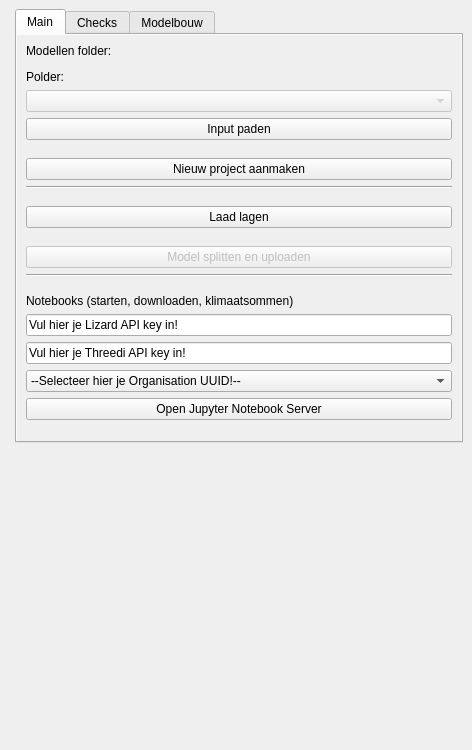
<?xml version="1.0" encoding="UTF-8"?>
<ui version="4.0">
 <class>HHNK_toolboxDockWidget</class>
 <widget class="QDockWidget" name="HHNK_toolboxDockWidget">
  <property name="geometry">
   <rect>
    <x>0</x>
    <y>0</y>
    <width>472</width>
    <height>750</height>
   </rect>
  </property>
  <property name="sizePolicy">
   <sizepolicy hsizetype="MinimumExpanding" vsizetype="MinimumExpanding">
    <horstretch>0</horstretch>
    <verstretch>0</verstretch>
   </sizepolicy>
  </property>
  <property name="minimumSize">
   <size>
    <width>348</width>
    <height>750</height>
   </size>
  </property>
  <property name="maximumSize">
   <size>
    <width>524287</width>
    <height>524287</height>
   </size>
  </property>
  <property name="baseSize">
   <size>
    <width>0</width>
    <height>0</height>
   </size>
  </property>
  <property name="windowTitle">
   <string>HHNK Toolbox</string>
  </property>
  <widget class="QWidget" name="dockWidgetContents">
   <property name="sizePolicy">
    <sizepolicy hsizetype="Preferred" vsizetype="Expanding">
     <horstretch>0</horstretch>
     <verstretch>0</verstretch>
    </sizepolicy>
   </property>
   <property name="minimumSize">
    <size>
     <width>0</width>
     <height>0</height>
    </size>
   </property>
   <property name="maximumSize">
    <size>
     <width>16777215</width>
     <height>16777215</height>
    </size>
   </property>
   <layout class="QFormLayout" name="formLayout">
    <item row="0" column="1">
     <widget class="QTabWidget" name="tabWidget">
      <property name="sizePolicy">
       <sizepolicy hsizetype="MinimumExpanding" vsizetype="Fixed">
        <horstretch>0</horstretch>
        <verstretch>0</verstretch>
       </sizepolicy>
      </property>
      <property name="autoFillBackground">
       <bool>false</bool>
      </property>
      <property name="currentIndex">
       <number>0</number>
      </property>
      <property name="usesScrollButtons">
       <bool>false</bool>
      </property>
      <property name="movable">
       <bool>false</bool>
      </property>
      <widget class="QWidget" name="tab_1">
       <property name="sizePolicy">
        <sizepolicy hsizetype="Preferred" vsizetype="Preferred">
         <horstretch>0</horstretch>
         <verstretch>0</verstretch>
        </sizepolicy>
       </property>
       <property name="autoFillBackground">
        <bool>true</bool>
       </property>
       <attribute name="title">
        <string>Main</string>
       </attribute>
       <layout class="QVBoxLayout" name="verticalLayout">
        <item>
         <widget class="QLabel" name="select_polders_map_label">
          <property name="sizePolicy">
           <sizepolicy hsizetype="MinimumExpanding" vsizetype="Fixed">
            <horstretch>0</horstretch>
            <verstretch>0</verstretch>
           </sizepolicy>
          </property>
          <property name="text">
           <string>Modellen folder:</string>
          </property>
         </widget>
        </item>
        <item>
         <widget class="QgsFileWidget" name="polders_map_selector">
          <property name="sizePolicy">
           <sizepolicy hsizetype="MinimumExpanding" vsizetype="Fixed">
            <horstretch>0</horstretch>
            <verstretch>0</verstretch>
           </sizepolicy>
          </property>
          <property name="dialogTitle">
           <string>Selecteer polder map</string>
          </property>
          <property name="defaultRoot">
           <string/>
          </property>
         </widget>
        </item>
        <item>
         <widget class="QLabel" name="select_polder_label">
          <property name="text">
           <string>Polder:</string>
          </property>
         </widget>
        </item>
        <item>
         <widget class="QComboBox" name="polder_selector">
          <property name="enabled">
           <bool>false</bool>
          </property>
          <property name="currentText">
           <string/>
          </property>
         </widget>
        </item>
        <item>
         <widget class="QPushButton" name="input_btn">
          <property name="toolTip">
           <string>Paden naar de gebruikte input voor verschillende testen</string>
          </property>
          <property name="text">
           <string>Input paden</string>
          </property>
         </widget>
        </item>
        <item>
         <spacer name="verticalSpacer_3">
          <property name="orientation">
           <enum>Qt::Vertical</enum>
          </property>
          <property name="sizeHint" stdset="0">
           <size>
            <width>20</width>
            <height>10</height>
           </size>
          </property>
         </spacer>
        </item>
        <item>
         <widget class="QPushButton" name="create_new_project_btn">
          <property name="sizePolicy">
           <sizepolicy hsizetype="MinimumExpanding" vsizetype="Fixed">
            <horstretch>0</horstretch>
            <verstretch>0</verstretch>
           </sizepolicy>
          </property>
          <property name="text">
           <string>Nieuw project aanmaken</string>
          </property>
         </widget>
        </item>
        <item>
         <widget class="Line" name="line_3">
          <property name="midLineWidth">
           <number>0</number>
          </property>
          <property name="orientation">
           <enum>Qt::Horizontal</enum>
          </property>
         </widget>
        </item>
        <item>
         <spacer name="verticalSpacer">
          <property name="orientation">
           <enum>Qt::Vertical</enum>
          </property>
          <property name="sizeHint" stdset="0">
           <size>
            <width>20</width>
            <height>10</height>
           </size>
          </property>
         </spacer>
        </item>
        <item>
         <widget class="QPushButton" name="load_layers_btn">
          <property name="enabled">
           <bool>true</bool>
          </property>
          <property name="sizePolicy">
           <sizepolicy hsizetype="MinimumExpanding" vsizetype="Fixed">
            <horstretch>0</horstretch>
            <verstretch>0</verstretch>
           </sizepolicy>
          </property>
          <property name="text">
           <string>Laad lagen</string>
          </property>
         </widget>
        </item>
        <item>
         <spacer name="verticalSpacer_2">
          <property name="orientation">
           <enum>Qt::Vertical</enum>
          </property>
          <property name="sizeHint" stdset="0">
           <size>
            <width>20</width>
            <height>10</height>
           </size>
          </property>
         </spacer>
        </item>
        <item>
         <widget class="QPushButton" name="model_splitter_btn">
          <property name="enabled">
           <bool>false</bool>
          </property>
          <property name="sizePolicy">
           <sizepolicy hsizetype="MinimumExpanding" vsizetype="Fixed">
            <horstretch>0</horstretch>
            <verstretch>0</verstretch>
           </sizepolicy>
          </property>
          <property name="text">
           <string>Model splitten en uploaden</string>
          </property>
         </widget>
        </item>
        <item>
         <widget class="Line" name="line_4">
          <property name="orientation">
           <enum>Qt::Horizontal</enum>
          </property>
         </widget>
        </item>
        <item>
         <spacer name="verticalSpacer_4">
          <property name="orientation">
           <enum>Qt::Vertical</enum>
          </property>
          <property name="sizeHint" stdset="0">
           <size>
            <width>20</width>
            <height>10</height>
           </size>
          </property>
         </spacer>
        </item>
        <item>
         <widget class="QLabel" name="jupyter_label">
          <property name="text">
           <string>Notebooks (starten, downloaden, klimaatsommen)</string>
          </property>
         </widget>
        </item>
        <item>
         <widget class="QLineEdit" name="lizard_api_key_textbox">
          <property name="sizePolicy">
           <sizepolicy hsizetype="MinimumExpanding" vsizetype="Fixed">
            <horstretch>0</horstretch>
            <verstretch>0</verstretch>
           </sizepolicy>
          </property>
          <property name="toolTip">
           <string>lizard_api_key</string>
          </property>
          <property name="text">
           <string>Vul hier je Lizard API key in!</string>
          </property>
         </widget>
        </item>
        <item>
         <widget class="QLineEdit" name="threedi_api_key_textbox">
          <property name="sizePolicy">
           <sizepolicy hsizetype="MinimumExpanding" vsizetype="Fixed">
            <horstretch>0</horstretch>
            <verstretch>0</verstretch>
           </sizepolicy>
          </property>
          <property name="toolTip">
           <string>threedi_api_key</string>
          </property>
          <property name="text">
           <string>Vul hier je Threedi API key in!</string>
          </property>
         </widget>
        </item>
        <item>
         <widget class="QComboBox" name="org_name_comboBox">
          <property name="editable">
           <bool>false</bool>
          </property>
          <property name="currentText">
           <string>--Selecteer hier je Organisation UUID!--</string>
          </property>
          <item>
           <property name="text">
            <string>--Selecteer hier je Organisation UUID!--</string>
           </property>
          </item>
         </widget>
        </item>
        <item>
         <widget class="QPushButton" name="server_btn">
          <property name="text">
           <string>Open Jupyter Notebook Server</string>
          </property>
         </widget>
        </item>
        <item>
         <spacer name="verticalSpacer_5">
          <property name="orientation">
           <enum>Qt::Vertical</enum>
          </property>
          <property name="sizeType">
           <enum>QSizePolicy::MinimumExpanding</enum>
          </property>
          <property name="sizeHint" stdset="0">
           <size>
            <width>20</width>
            <height>0</height>
           </size>
          </property>
         </spacer>
        </item>
       </layout>
      </widget>
      <widget class="QWidget" name="tab_2">
       <property name="autoFillBackground">
        <bool>true</bool>
       </property>
       <attribute name="title">
        <string>Checks</string>
       </attribute>
       <layout class="QVBoxLayout" name="verticalLayout_3">
        <item>
         <widget class="QToolBox" name="tests_toolbox">
          <property name="enabled">
           <bool>false</bool>
          </property>
          <property name="sizePolicy">
           <sizepolicy hsizetype="Preferred" vsizetype="Preferred">
            <horstretch>0</horstretch>
            <verstretch>0</verstretch>
           </sizepolicy>
          </property>
          <property name="maximumSize">
           <size>
            <width>16777215</width>
            <height>16777215</height>
           </size>
          </property>
          <property name="toolTip">
           <string/>
          </property>
          <widget class="QWidget" name="sqlite_tests">
           <property name="geometry">
            <rect>
             <x>0</x>
             <y>0</y>
             <width>415</width>
             <height>448</height>
            </rect>
           </property>
           <attribute name="label">
            <string>Sqlite checks</string>
           </attribute>
           <layout class="QGridLayout" name="gridLayout">
            <item row="0" column="0" alignment="Qt::AlignTop">
             <widget class="QFrame" name="sqlite_checks_frame">
              <property name="frameShape">
               <enum>QFrame::NoFrame</enum>
              </property>
              <property name="frameShadow">
               <enum>QFrame::Plain</enum>
              </property>
              <property name="lineWidth">
               <number>0</number>
              </property>
              <layout class="QVBoxLayout" name="verticalLayout_2">
               <property name="spacing">
                <number>6</number>
               </property>
               <property name="leftMargin">
                <number>0</number>
               </property>
               <property name="topMargin">
                <number>0</number>
               </property>
               <property name="rightMargin">
                <number>0</number>
               </property>
               <property name="bottomMargin">
                <number>0</number>
               </property>
              </layout>
             </widget>
            </item>
            <item row="1" column="0">
             <widget class="QPushButton" name="start_sqlite_check">
              <property name="maximumSize">
               <size>
                <width>16777215</width>
                <height>23</height>
               </size>
              </property>
              <property name="text">
               <string>Sqlite tests</string>
              </property>
             </widget>
            </item>
           </layout>
          </widget>
         </widget>
        </item>
       </layout>
      </widget>
      <widget class="QWidget" name="tab_3">
       <property name="enabled">
        <bool>true</bool>
       </property>
       <attribute name="title">
        <string>Modelbouw</string>
       </attribute>
       <layout class="QVBoxLayout" name="verticalLayout_4" stretch="0,0,0,0,0,0,0,0,0,0,0,0,0,0,0,0,0,0,0">
        <property name="spacing">
         <number>7</number>
        </property>
        <item>
         <widget class="QLabel" name="select_server_label">
          <property name="sizePolicy">
           <sizepolicy hsizetype="MinimumExpanding" vsizetype="Fixed">
            <horstretch>0</horstretch>
            <verstretch>0</verstretch>
           </sizepolicy>
          </property>
          <property name="text">
           <string>Server:</string>
          </property>
          <property name="textFormat">
           <enum>Qt::PlainText</enum>
          </property>
         </widget>
        </item>
        <item>
         <widget class="QComboBox" name="select_server_box">
          <property name="sizePolicy">
           <sizepolicy hsizetype="MinimumExpanding" vsizetype="Fixed">
            <horstretch>0</horstretch>
            <verstretch>0</verstretch>
           </sizepolicy>
          </property>
          <property name="editable">
           <bool>false</bool>
          </property>
          <property name="currentText">
           <string>http://srvota155:5000</string>
          </property>
          <item>
           <property name="text">
            <string>http://srvota155:5000</string>
           </property>
          </item>
          <item>
           <property name="text">
            <string>http://127.0.0.1:5000</string>
           </property>
          </item>
         </widget>
        </item>
        <item>
         <widget class="QgsFileWidget" name="input_dir_select">
          <property name="enabled">
           <bool>false</bool>
          </property>
          <property name="sizePolicy">
           <sizepolicy hsizetype="MinimumExpanding" vsizetype="Preferred">
            <horstretch>0</horstretch>
            <verstretch>0</verstretch>
           </sizepolicy>
          </property>
          <property name="fileWidgetButtonVisible">
           <bool>true</bool>
          </property>
         </widget>
        </item>
        <item>
         <widget class="QgsFileWidget" name="output_dir_select">
          <property name="enabled">
           <bool>false</bool>
          </property>
          <property name="fileWidgetButtonVisible">
           <bool>true</bool>
          </property>
         </widget>
        </item>
        <item>
         <spacer name="verticalSpacer_6">
          <property name="orientation">
           <enum>Qt::Vertical</enum>
          </property>
          <property name="sizeHint" stdset="0">
           <size>
            <width>20</width>
            <height>10</height>
           </size>
          </property>
         </spacer>
        </item>
        <item>
         <widget class="Line" name="line_2">
          <property name="sizePolicy">
           <sizepolicy hsizetype="MinimumExpanding" vsizetype="Fixed">
            <horstretch>0</horstretch>
            <verstretch>0</verstretch>
           </sizepolicy>
          </property>
          <property name="orientation">
           <enum>Qt::Horizontal</enum>
          </property>
         </widget>
        </item>
        <item>
         <widget class="QLabel" name="datachecker_label">
          <property name="sizePolicy">
           <sizepolicy hsizetype="MinimumExpanding" vsizetype="Fixed">
            <horstretch>0</horstretch>
            <verstretch>0</verstretch>
           </sizepolicy>
          </property>
          <property name="text">
           <string>Datachecker</string>
          </property>
         </widget>
        </item>
        <item>
         <widget class="QPushButton" name="datachecker_log_btn">
          <property name="enabled">
           <bool>false</bool>
          </property>
          <property name="sizePolicy">
           <sizepolicy hsizetype="MinimumExpanding" vsizetype="Fixed">
            <horstretch>0</horstretch>
            <verstretch>0</verstretch>
           </sizepolicy>
          </property>
          <property name="text">
           <string>Log</string>
          </property>
         </widget>
        </item>
        <item>
         <widget class="QPushButton" name="start_datachecker_btn">
          <property name="enabled">
           <bool>false</bool>
          </property>
          <property name="sizePolicy">
           <sizepolicy hsizetype="MinimumExpanding" vsizetype="Fixed">
            <horstretch>0</horstretch>
            <verstretch>0</verstretch>
           </sizepolicy>
          </property>
          <property name="text">
           <string>Start Datachecker</string>
          </property>
         </widget>
        </item>
        <item>
         <spacer name="verticalSpacer_7">
          <property name="orientation">
           <enum>Qt::Vertical</enum>
          </property>
          <property name="sizeHint" stdset="0">
           <size>
            <width>20</width>
            <height>40</height>
           </size>
          </property>
         </spacer>
        </item>
        <item>
         <widget class="Line" name="line">
          <property name="sizePolicy">
           <sizepolicy hsizetype="MinimumExpanding" vsizetype="Fixed">
            <horstretch>0</horstretch>
            <verstretch>0</verstretch>
           </sizepolicy>
          </property>
          <property name="orientation">
           <enum>Qt::Horizontal</enum>
          </property>
         </widget>
        </item>
        <item>
         <widget class="QLabel" name="modelbuilder_label">
          <property name="sizePolicy">
           <sizepolicy hsizetype="MinimumExpanding" vsizetype="Fixed">
            <horstretch>0</horstretch>
            <verstretch>0</verstretch>
           </sizepolicy>
          </property>
          <property name="text">
           <string>Modelbuilder</string>
          </property>
         </widget>
        </item>
        <item>
         <widget class="QPushButton" name="modelbuilder_log_btn">
          <property name="enabled">
           <bool>false</bool>
          </property>
          <property name="sizePolicy">
           <sizepolicy hsizetype="MinimumExpanding" vsizetype="Fixed">
            <horstretch>0</horstretch>
            <verstretch>0</verstretch>
           </sizepolicy>
          </property>
          <property name="text">
           <string>Log</string>
          </property>
         </widget>
        </item>
        <item>
         <widget class="QLabel" name="polder_id_label">
          <property name="sizePolicy">
           <sizepolicy hsizetype="MinimumExpanding" vsizetype="Fixed">
            <horstretch>0</horstretch>
            <verstretch>0</verstretch>
           </sizepolicy>
          </property>
          <property name="text">
           <string>Polder id:</string>
          </property>
         </widget>
        </item>
        <item>
         <widget class="QSpinBox" name="polder_id_box">
          <property name="enabled">
           <bool>false</bool>
          </property>
          <property name="sizePolicy">
           <sizepolicy hsizetype="Fixed" vsizetype="Fixed">
            <horstretch>0</horstretch>
            <verstretch>0</verstretch>
           </sizepolicy>
          </property>
          <property name="minimum">
           <number>1</number>
          </property>
          <property name="maximum">
           <number>57</number>
          </property>
         </widget>
        </item>
        <item>
         <widget class="QLabel" name="naam_label">
          <property name="sizePolicy">
           <sizepolicy hsizetype="MinimumExpanding" vsizetype="Fixed">
            <horstretch>0</horstretch>
            <verstretch>0</verstretch>
           </sizepolicy>
          </property>
          <property name="text">
           <string>Naam:</string>
          </property>
         </widget>
        </item>
        <item>
         <widget class="QLineEdit" name="poldernaam_textbox">
          <property name="enabled">
           <bool>false</bool>
          </property>
          <property name="sizePolicy">
           <sizepolicy hsizetype="MinimumExpanding" vsizetype="Fixed">
            <horstretch>0</horstretch>
            <verstretch>0</verstretch>
           </sizepolicy>
          </property>
          <property name="toolTip">
           <string>lizard_api_key</string>
          </property>
          <property name="text">
           <string/>
          </property>
         </widget>
        </item>
        <item>
         <widget class="QPushButton" name="start_modelbuilder_btn">
          <property name="enabled">
           <bool>false</bool>
          </property>
          <property name="sizePolicy">
           <sizepolicy hsizetype="MinimumExpanding" vsizetype="Fixed">
            <horstretch>0</horstretch>
            <verstretch>0</verstretch>
           </sizepolicy>
          </property>
          <property name="text">
           <string>Start Modelbuilder</string>
          </property>
         </widget>
        </item>
        <item>
         <spacer name="verticalSpacer_8">
          <property name="orientation">
           <enum>Qt::Vertical</enum>
          </property>
          <property name="sizeHint" stdset="0">
           <size>
            <width>20</width>
            <height>0</height>
           </size>
          </property>
         </spacer>
        </item>
       </layout>
      </widget>
     </widget>
    </item>
   </layout>
  </widget>
 </widget>
 <customwidgets>
  <customwidget>
   <class>QgsFileWidget</class>
   <extends>QWidget</extends>
   <header>qgsfilewidget.h</header>
  </customwidget>
 </customwidgets>
 <resources/>
 <connections/>
</ui>
